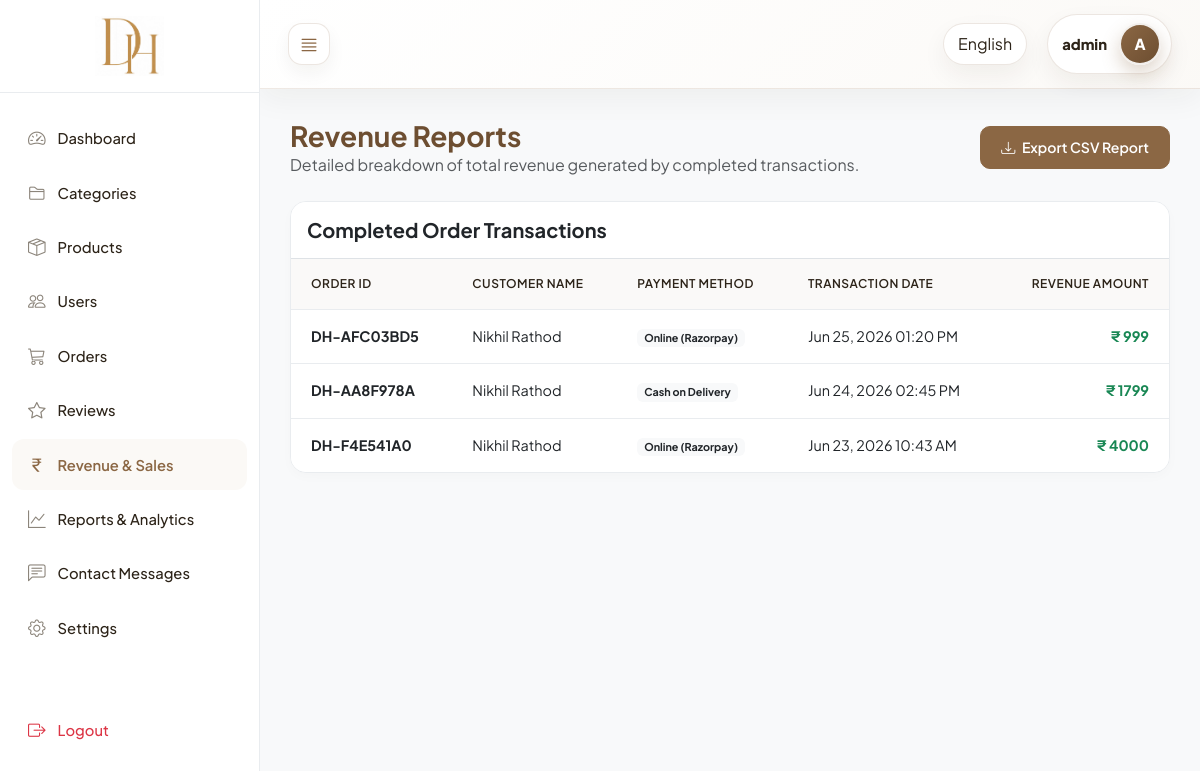
/custom-admin/reports/revenue/ (signed in), run on the app's committed database.
### core/models.py (models this page shows, shortened)
class Order(models.Model):
    STATUS_PENDING = "Pending"
    STATUS_CONFIRMED = "Confirmed"
    STATUS_SHIPPED = "Shipped"
    STATUS_DELIVERED = "Delivered"
    STATUS_CANCELLED = "Cancelled"
    ORDER_STATUS_CHOICES = [
        (STATUS_PENDING, STATUS_PENDING),
        (STATUS_CONFIRMED, STATUS_CONFIRMED),
        (STATUS_SHIPPED, STATUS_SHIPPED),
        (STATUS_DELIVERED, STATUS_DELIVERED),
        (STATUS_CANCELLED, STATUS_CANCELLED),
    ]
    user = models.ForeignKey(
        Registration,
        on_delete=models.CASCADE,
        related_name="orders",
    )
    order_id = models.CharField(max_length=20, unique=True)
    total_amount = models.DecimalField(max_digits=10, decimal_places=2)
    shipping_address = models.TextField()
    shipping_city = models.CharField(max_length=100, blank=True, default="")
    shipping_state = models.CharField(max_length=100, blank=True, default="")
    shipping_pincode = models.CharField(max_length=10, blank=True, default="")
    shipping_phone = models.CharField(max_length=15, blank=True, default="")
    payment_method = models.CharField(max_length=30)
    razorpay_order_id = models.CharField(max_length=100, blank=True, null=True)
    razorpay_payment_id = models.CharField(max_length=100, blank=True, null=True)
    razorpay_signature = models.CharField(max_length=255, blank=True, null=True)
    is_paid = models.BooleanField(default=False)
    order_status = models.CharField(
        max_length=20,
        choices=ORDER_STATUS_CHOICES,
        default=STATUS_PENDING,
    )
    created_at = models.DateTimeField(auto_now_add=True)
    class Meta:
        ordering = ["-created_at"]
        verbose_name = "Order"
        verbose_name_plural = "Orders"

class Registration(models.Model):
    fullname = models.CharField(max_length=150)
    email = models.EmailField(unique=True)
    mobile = models.CharField(max_length=15)
    password = models.CharField(max_length=128)
    address = models.TextField()
    city = models.CharField(max_length=100)
    state = models.CharField(max_length=100)
    pincode = models.CharField(max_length=10)
    profile_image = models.ImageField(upload_to="profile_images/", blank=True, null=True)
    is_blocked = models.BooleanField(default=False)
    created_at = models.DateTimeField(auto_now_add=True)
    class Meta:
        ordering = ["-created_at"]
        verbose_name = "Registration"
        verbose_name_plural = "Registrations"

### core/views_admin.py (the view, shortened to what this page needs)
# urls.py: path("custom-admin/reports/revenue/", views_admin.admin_reports_revenue, name="admin_reports_revenue"),
@custom_admin_required
def admin_reports_revenue(request):
    export_csv = request.GET.get("export", "") == "csv"
    orders_qs = Order.objects.filter(is_paid=True).order_by("-created_at")
    return render(request, "admin_panel/reports/revenue.html", {"orders": orders_qs})

### core/context_processors.py (called while the page is built)
def cart_count(request):
    registration_id = request.session.get("registration_id")
    if not registration_id:
        return {"cart_count": 0}
    quantities = Cart.objects.filter(user_id=registration_id).values_list(
        "quantity", flat=True
    )
    return {"cart_count": sum(quantities)}

def currency_context(request):
    currency = get_user_currency(request)
    return {
        "currency_code": currency["code"],
        "currency_symbol": currency["symbol"],
        "currency_rate": currency["rate"],
    }

### core/currency_utils.py (called while the page is built, shortened)
def get_currency_from_phone(mobile):
    if not mobile:
        return {"code": "INR", "symbol": "₹", "rate": 1.0}
    mobile = mobile.strip()
    if mobile.startswith("+91"):
        return {"code": "INR", "symbol": "₹", "rate": 1.0}
    elif mobile.startswith("+44"):
        return {"code": "GBP", "symbol": "£", "rate": 0.0094}
    elif mobile.startswith("+971"):
        return {"code": "AED", "symbol": "د.إ", "rate": 0.044}
    elif mobile.startswith("+61"):
        return {"code": "AUD", "symbol": "A$", "rate": 0.018}
    elif mobile.startswith("+64"):
        return {"code": "NZD", "symbol": "NZ$", "rate": 0.020}
    return {"code": "INR", "symbol": "₹", "rate": 1.0}

def convert_price(amount, request=None):
    if amount is None:
        return ""
    try:
        amount_float = float(amount)
    except (ValueError, TypeError):
        return amount
    currency = get_user_currency(request)
    converted = amount_float * currency["rate"]
    if currency["code"] == "INR":
        return f"{currency['symbol']} {int(round(converted))}"
    else:
        return f"{currency['symbol']} {converted:.2f}"

### core/templatetags/currency_filters.py (called while the page is built)
@register.filter(name='convert_price')
def convert_price_filter(value, request=None):
    return convert_price(value, request)

### core/views_admin.py (called while the page is built)
def custom_admin_required(view_func):
    @wraps(view_func)
    def wrapper(request, *args, **kwargs):
        if not request.session.get("is_admin_logged_in"):
            messages.error(request, _("Please login as admin to access this panel."))
            return redirect("core:admin_login")
        return view_func(request, *args, **kwargs)
    return wrapper

### templates/admin_panel/reports/revenue.html (shortened to what this page needs)
{% extends "admin_panel/base.html" %}
{% load i18n %}
{% load currency_filters %}
{% block active_revenue %}active{% endblock %}
{% block admin_content %}
<div class="d-flex flex-column flex-sm-row justify-content-between align-items-sm-center gap-3 mb-4">
    <div>
        <h1 class="h3 mb-0 fw-bold" style="color: var(--admin-primary-dark);">{% translate "Revenue Reports" %}</h1>
        <p class="text-muted mb-0">{% translate "Detailed breakdown of total revenue generated by completed transactions." %}</p>
    </div>
    <div>
        <a href="?export=csv" class="btn btn-admin btn-admin-primary">
            <i class="bi bi-download me-1"></i> {% translate "Export CSV Report" %}
        </a>
    </div>
</div>
<div class="admin-table-container">
    <div class="p-3 border-bottom bg-white d-flex justify-content-between align-items-center">
        <h5 class="mb-0 fw-bold text-dark">{% translate "Completed Order Transactions" %}</h5>
    </div>
    <table class="table admin-table align-middle">
        <thead>
            <tr>
                <th>{% translate "Order ID" %}</th>
                <th>{% translate "Customer Name" %}</th>
                <th>{% translate "Payment Method" %}</th>
                <th>{% translate "Transaction Date" %}</th>
                <th class="text-end">{% translate "Revenue Amount" %}</th>
            </tr>
        </thead>
        <tbody>
            {% for o in orders %}
            <tr>
                <td><strong class="text-dark">{{ o.order_id }}</strong></td>
                <td>{{ o.user.fullname }}</td>
                <td><span class="badge bg-light text-dark">{% translate o.payment_method %}</span></td>
                <td>{{ o.created_at|date:"M d, Y h:i A" }}</td>
                <td class="text-end text-success fw-bold">{{ o.total_amount|convert_price:request }}</td>
            </tr>
            {% empty %}
            <tr>
                <td colspan="5" class="text-center py-4 text-muted">{% translate "No completed transactions found to compute revenue." %}</td>
            </tr>
            {% endfor %}
        </tbody>
    </table>
</div>
{% endblock %}

### templates/admin_panel/base.html (style rules this page uses)
:root { --admin-primary: #8b6744; --admin-primary-dark: #6d4e31; --admin-primary-light: #fbf9f6; --admin-text-dark: #2c2318; --admin-text-muted: #8c857b; --admin-bg-light: #f8f9fa; --admin-border: #e9ecef; --admin-sidebar-width: 260px; --admin-sidebar-collapsed-width: 70px; --font-display: 'Plus Jakarta Sans', sans-serif; --font-body: 'Plus Jakarta Sans', sans-serif; }
body { font-family: var(--font-body); background-color: var(--admin-bg-light); color: var(--admin-text-dark); min-height: 100vh; overflow-x: hidden; }
.admin-table-container { background: #ffffff; border: 1px solid var(--admin-border); border-radius: 16px; overflow: hidden; box-shadow: 0 4px 12px rgba(44, 35, 24, 0.02); }
.admin-table { margin-bottom: 0; font-size: 0.9rem; }
.admin-table th { background-color: #faf9f8; color: var(--admin-text-dark); font-weight: 600; text-transform: uppercase; font-size: 0.75rem; letter-spacing: 0.5px; padding: 16px 20px; border-bottom: 1px solid var(--admin-border); }
.admin-table td { padding: 16px 20px; vertical-align: middle; border-bottom: 1px solid var(--admin-border); }
.admin-table tr:last-child td { border-bottom: none; }
.btn-admin { border-radius: 10px; padding: 10px 20px; font-weight: 600; font-size: 0.88rem; transition: background-color 0.2s ease, border-color 0.2s ease, color 0.2s ease, box-shadow 0.2s ease; }
.btn, .btn:hover, .btn:focus, .btn:active, .btn.active { opacity: 1; visibility: visible; }
.btn-admin-primary { --bs-btn-color: #ffffff; --bs-btn-bg: var(--admin-primary); --bs-btn-border-color: var(--admin-primary); --bs-btn-hover-color: #ffffff; --bs-btn-hover-bg: var(--admin-primary-dark); --bs-btn-hover-border-color: var(--admin-primary-dark); --bs-btn-focus-shadow-rgb: 139, 103, 68; --bs-btn-active-color: #ffffff; --bs-btn-active-bg: var(--admin-primary-dark); --bs-btn-active-border-color: var(--admin-primary-dark); background-color: var(--admin-primary); color: #ffffff; border: 1px solid var(--admin-primary); }

### data on the page
Order: order_id "DH-AFC03BD5", user.fullname "Nikhil Rathod", created_at "Jun 25, 2026 01:20 PM", total_amount|convert_price "₹ 999"
Order: order_id "DH-AA8F978A", user.fullname "Nikhil Rathod", created_at "Jun 24, 2026 02:45 PM", total_amount|convert_price "₹ 1799"
Order: order_id "DH-F4E541A0", user.fullname "Nikhil Rathod", created_at "Jun 23, 2026 10:43 AM", total_amount|convert_price "₹ 4000"

### other printed values
{{ request.session.admin_username|default:"Admin" }} "admin"
